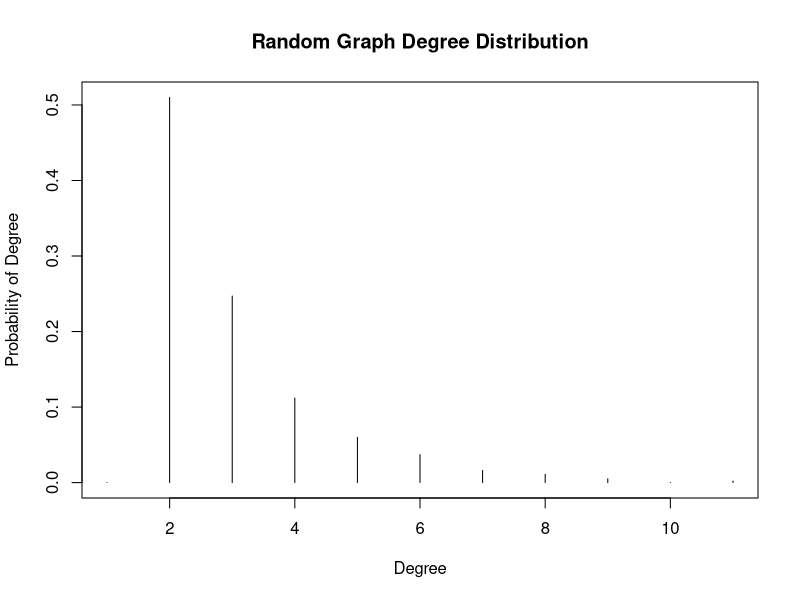

Source code (R):
library("igraph")

#a)
g_r <- aging.prefatt.game(1000,pa.exp = 1, aging.exp = -1, aging.bin = 1000, directed = FALSE)
g_r_d <- degree_distribution(g_r)
plot(1:length(g_r_d), g_r_d, "h", main="Random Graph Degree Distribution", xlab = "Degree", ylab = "Probability of Degree")

#b)
fc <- fastgreedy.community(g_r)
modularity(g_r, membership(fc))